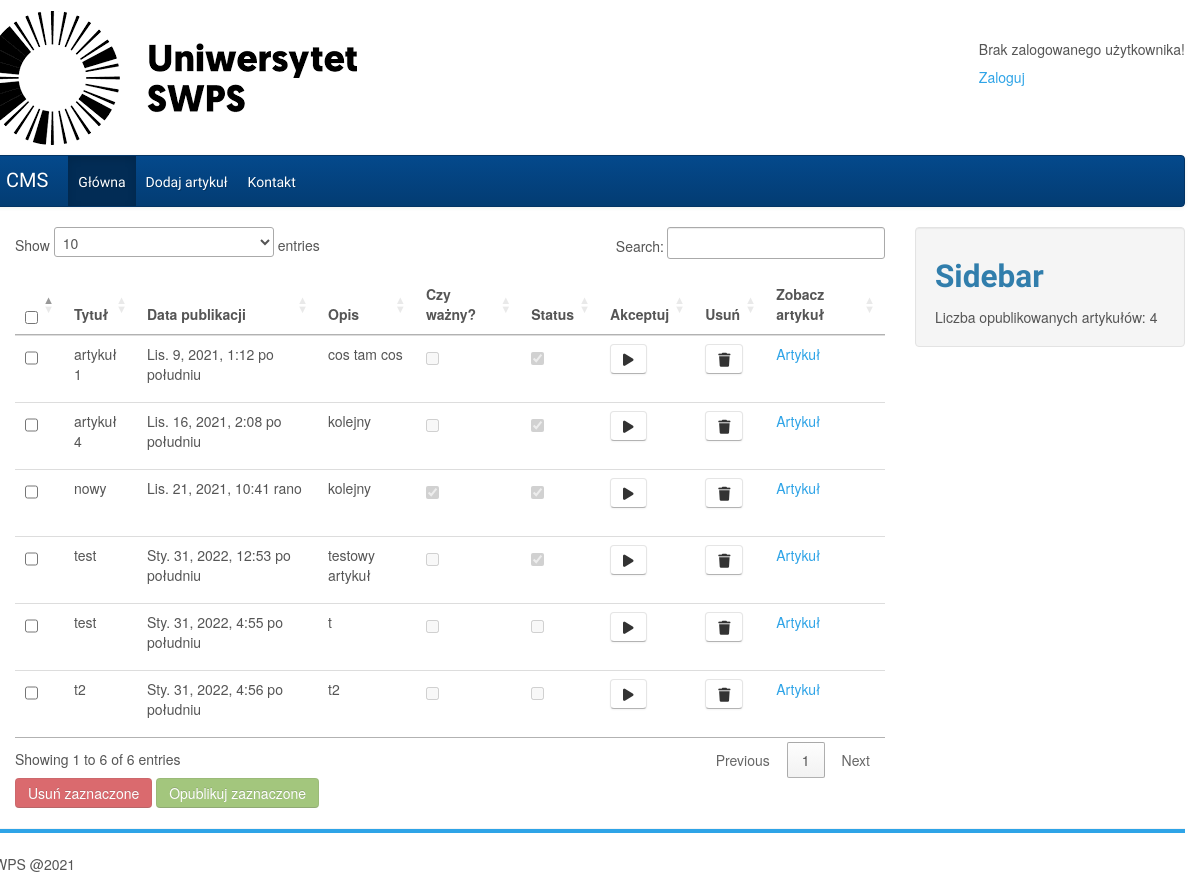
/articles/article_accept/, run on the app's committed database.
### kwarticles/models.py (models this page shows)
class KWarticles(models.Model):
    title = models.CharField(max_length = 50, verbose_name = 'Tytuł wpisu')
    description =models.CharField(max_length = 100, verbose_name = 'Opis artykułu')
    content = models.TextField( null = False, verbose_name = 'Tytuł wpisu')
    pub_data = models.DateTimeField(verbose_name = 'Data publikacji', auto_now_add = True)
    pub_user = models.CharField(verbose_name= 'Publikował - inicjały', max_length=2)
    important = models.BooleanField(verbose_name='Czy ważny', default=0)
    image = models.ImageField(upload_to ='img', verbose_name='Obrazek', null=True)
    status = models.BooleanField(verbose_name='Opublikowany?', default=0)
    def __str__(self):
        return self.title

### kwarticles/views.py (the view)
# urls.py: path('article_accept/',views.article_accept),
def article_accept(request):
    publicated = KWarticles.objects.filter(status=True)
    art = KWarticles.objects.all()
    print(art)
    return render(request, 'articles_accept.html', {'art' : art, 'publicated': publicated})

### templates/articles_accept.html (shortened to what this page needs)
{% extends "index.html" %}
{% load static %}
{% block art %}
<div class="article">
<table class="table" id="table" class="display" style="width:100%">
    <thead>
        <tr>
            <th><input type="checkbox" class="" id="all_checkbox"></th>
            <th>Tytuł</th>
            <th>Data publikacji</th>
            <th>Opis</th>
            <th>Czy ważny?</th>
            <th>Status</th>
            <th>Akceptuj</th>
            <th>Usuń</th>
            <th>Zobacz artykuł</th>
        </tr>
    </thead>
    <tbody>
{% if art.count > 0 %}
{% for art in art %}
<tr>
    <td><input type="checkbox" class="checkbox" id="{{art.id}}"></td>
    <td>{{art.title}}</td>
    <td>{{art.pub_data}}</td>
    <td>{{art.description}}</td>
    <td>{% if art.important == 1 %}<input type="checkbox" class="" value="T" id="{{art.id}}" checked disabled="True">
    {% else %}
    <input type="checkbox" class="" value="N" id="{{art.id}}"  disabled="True">
    {% endif %}
    </td>
    <td>{% if art.status == 1 %}<input type="checkbox" class="" value="T" id="{{art.id}}" checked disabled="True">
        {% else %}
        <input type="checkbox" class="" value="N" id="{{art.id}}"  disabled="True">
        {% endif %}</td>
    <td class='submit'><form action="{% url 'kwarticles:article_public' art.id %}" method="post">
        <button type="submit" class="btn remove-button" onclick="return confirm('Czy na pewno chcesz publikować artykuł {{art.title}}?');">
            <i class="fas fa-play"></i>
        </button>
     </form></td>
    <td class="delete"> <form action="{% url 'kwarticles:article_del' art.id %}" method="post">
        <button type="submit" class="btn remove-button" onclick="return confirm('Czy na pewno chcesz usunąć artykuł {{art.title}}?');">
            <i class="fas fa-trash"></i>
        </button>
     </form></td>
     <td><a class="brand" href="/articles/podgląd/{{art.id}}">Artykuł</a></td>
</tr>
{% endfor %}
</tbody>
</table>
<div class="card-body">
    <button id= "delete-button" class="btn btn-danger btn-sm disabled" onclick="return confirm('Czy na pewno chcesz usunąć wybrane pozycje?')" >Usuń zaznaczone</button>
    <button id= "submit-button" class="btn btn-success btn-sm disabled" onclick="return confirm('Czy na pewno chcesz opublikować wybrane pozycje?')" >Opublikuj zaznaczone</button>
</div>
</div>
{% else %}
    <p>Brak artykułów!</p>
{% endif %}
{% endblock %}

### templates/index.html (shortened to what this page needs)
{% load static %}
<!DOCTYPE html>
<html lang="pl">
<head>
    <link rel="stylesheet" type="text/css" href="{% static 'css/bootstrap.min.css' %}">
    <link rel="stylesheet" type="text/css" href="{% static 'css/bootstrap-responsive.min.css' %}">
    <link rel="stylesheet" type="text/css" href="{% static 'css/style.css' %}">
    <link rel="stylesheet" type="text/css" href="https://cdn.datatables.net/1.11.3/css/jquery.dataTables.css">
</head>
<body>
<div class="container" id="wrapper">
    <div class="row">
        <div class="topbar">
            <div class="logo pull-left">
                <h1><a href="#"><img src="{% static 'img/pobrane.png' %}"></a></h1>
            </div>
            <div class="topbar-links pull-right">
                {% if request.user.is_authenticated %}
                <p>User zalogowany : {{request.user.username}}</p><a href='/articles/logout/'>Wyloguj</a>| <a href="#">Rejestracja</a>
                {% else %}
                <p>Brak zalogowanego użytkownika!</p><a href='/articles/login/'>Zaloguj</a>
                {% endif %}
            </div>
        </div>
    </div>
    <div class="row">
        <div id="mainmenu" class="navbar navbar-inverse">
                <div class="navbar-inner">
                    <div>
                        <a class="brand" href="/articles/main/">CMS</a>
                        <ul class="nav">
                            <li class="active"><a href="/articles/main/">Główna</a></li>
                            <li><a href="/articles/add_article/">Dodaj artykuł</a></li>
                            <li><a href="/articles/contact/">Kontakt</a></li>
                        </ul>
                    </div>
                </div>
        </div>
    </div>
    <div class="row">
        <div class="span9">
                {% block art %}
                {% endblock %}
        </div>
        <div class="span3">
            <div class="well sidebar-nav">
                <h2>Sidebar</h2>
                Liczba opublikowanych artykułów:
                {{publicated.count}}
            </div>
        </div>
    </div>
    <div class="row">
        <hr>
        <div class="footer-wrap">
            <p>SWPS @2021</p>
        </div>
    </div>
</div>
</body>
</html>

### static/css/style.css (style rules this page uses)
.topbar-links { line-height: 18px; margin-top: 40px; }
hr { color: rgb(47, 164, 231); background-color: rgb(47, 164, 231); height: 4px; }

### data on the page
KWarticles: title "artykuł 1", pub_data "Lis. 9, 2021, 1:12 po południu", description "cos tam cos"
KWarticles: title "artykuł 4", pub_data "Lis. 16, 2021, 2:08 po południu", description "kolejny"
KWarticles: title "nowy", pub_data "Lis. 21, 2021, 10:41 rano", description "kolejny"
KWarticles: title "test", pub_data "Sty. 31, 2022, 12:53 po południu", description "testowy artykuł"
KWarticles: title "test", pub_data "Sty. 31, 2022, 4:55 po południu", description "t"
KWarticles: title "t2", pub_data "Sty. 31, 2022, 4:56 po południu", description "t2"

### other printed values
{{ publicated.count }} "4"
